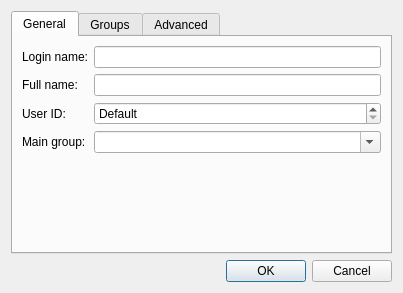
<?xml version="1.0" encoding="UTF-8"?>
<ui version="4.0">
 <class>UserDialog</class>
 <widget class="QDialog" name="UserDialog">
  <property name="geometry">
   <rect>
    <x>0</x>
    <y>0</y>
    <width>403</width>
    <height>293</height>
   </rect>
  </property>
  <property name="windowTitle">
   <string>User Settings</string>
  </property>
  <layout class="QGridLayout" name="gridLayout">
   <item row="0" column="0">
    <widget class="QTabWidget" name="tabWidget">
     <property name="currentIndex">
      <number>0</number>
     </property>
     <widget class="QWidget" name="tab">
      <attribute name="title">
       <string>General</string>
      </attribute>
      <layout class="QFormLayout" name="formLayout_2">
       <property name="fieldGrowthPolicy">
        <enum>QFormLayout::AllNonFixedFieldsGrow</enum>
       </property>
       <item row="0" column="0">
        <widget class="QLabel" name="label">
         <property name="text">
          <string>Login name:</string>
         </property>
        </widget>
       </item>
       <item row="0" column="1">
        <widget class="QLineEdit" name="loginName"/>
       </item>
       <item row="1" column="0">
        <widget class="QLabel" name="label_3">
         <property name="text">
          <string>Full name:</string>
         </property>
        </widget>
       </item>
       <item row="1" column="1">
        <widget class="QLineEdit" name="fullName"/>
       </item>
       <item row="3" column="0">
        <widget class="QLabel" name="label_2">
         <property name="text">
          <string>User ID:</string>
         </property>
        </widget>
       </item>
       <item row="3" column="1">
        <widget class="QSpinBox" name="uid">
         <property name="specialValueText">
          <string>Default</string>
         </property>
         <property name="maximum">
          <number>32768</number>
         </property>
        </widget>
       </item>
       <item row="4" column="0">
        <widget class="QLabel" name="label_5">
         <property name="text">
          <string>Main group:</string>
         </property>
        </widget>
       </item>
       <item row="4" column="1">
        <widget class="QComboBox" name="mainGroup">
         <property name="editable">
          <bool>true</bool>
         </property>
        </widget>
       </item>
      </layout>
     </widget>
     <widget class="QWidget" name="tab_3">
      <attribute name="title">
       <string>Groups</string>
      </attribute>
      <layout class="QVBoxLayout" name="verticalLayout_2">
       <item>
        <widget class="QLabel" name="label_6">
         <property name="text">
          <string>The user belongs to the following groups:</string>
         </property>
        </widget>
       </item>
       <item>
        <widget class="QListWidget" name="groupList">
         <property name="sizePolicy">
          <sizepolicy hsizetype="Expanding" vsizetype="Expanding">
           <horstretch>0</horstretch>
           <verstretch>1</verstretch>
          </sizepolicy>
         </property>
        </widget>
       </item>
      </layout>
     </widget>
     <widget class="QWidget" name="tab_2">
      <attribute name="title">
       <string>Advanced</string>
      </attribute>
      <layout class="QFormLayout" name="formLayout">
       <item row="0" column="0">
        <widget class="QLabel" name="label_4">
         <property name="text">
          <string>Login shell:</string>
         </property>
        </widget>
       </item>
       <item row="0" column="1">
        <widget class="QComboBox" name="loginShell">
         <property name="editable">
          <bool>true</bool>
         </property>
        </widget>
       </item>
       <item row="1" column="1">
        <widget class="QLineEdit" name="homeDir"/>
       </item>
       <item row="1" column="0">
        <widget class="QLabel" name="label_7">
         <property name="text">
          <string>Home directory:</string>
         </property>
        </widget>
       </item>
      </layout>
     </widget>
    </widget>
   </item>
   <item row="1" column="0">
    <layout class="QHBoxLayout" name="horizontalLayout_2">
     <item>
      <spacer name="horizontalSpacer">
       <property name="orientation">
        <enum>Qt::Horizontal</enum>
       </property>
       <property name="sizeHint" stdset="0">
        <size>
         <width>40</width>
         <height>20</height>
        </size>
       </property>
      </spacer>
     </item>
     <item>
      <layout class="QHBoxLayout" name="horizontalLayout">
       <item>
        <spacer name="horizontalSpacer_2">
         <property name="orientation">
          <enum>Qt::Horizontal</enum>
         </property>
         <property name="sizeHint" stdset="0">
          <size>
           <width>40</width>
           <height>20</height>
          </size>
         </property>
        </spacer>
       </item>
       <item>
        <widget class="QDialogButtonBox" name="buttonBox_1">
         <property name="orientation">
          <enum>Qt::Horizontal</enum>
         </property>
         <property name="standardButtons">
          <set>QDialogButtonBox::Ok</set>
         </property>
        </widget>
       </item>
       <item>
        <widget class="QDialogButtonBox" name="buttonBox_2">
         <property name="orientation">
          <enum>Qt::Horizontal</enum>
         </property>
         <property name="standardButtons">
          <set>QDialogButtonBox::Cancel</set>
         </property>
        </widget>
       </item>
      </layout>
     </item>
    </layout>
   </item>
  </layout>
 </widget>
 <resources/>
 <connections>
  <connection>
   <sender>buttonBox_1</sender>
   <signal>accepted()</signal>
   <receiver>UserDialog</receiver>
   <slot>accept()</slot>
   <hints>
    <hint type="sourcelabel">
     <x>248</x>
     <y>254</y>
    </hint>
    <hint type="destinationlabel">
     <x>157</x>
     <y>274</y>
    </hint>
   </hints>
  </connection>
  <connection>
   <sender>buttonBox_1</sender>
   <signal>rejected()</signal>
   <receiver>UserDialog</receiver>
   <slot>reject()</slot>
   <hints>
    <hint type="sourcelabel">
     <x>316</x>
     <y>260</y>
    </hint>
    <hint type="destinationlabel">
     <x>286</x>
     <y>274</y>
    </hint>
   </hints>
  </connection>
 </connections>
</ui>
